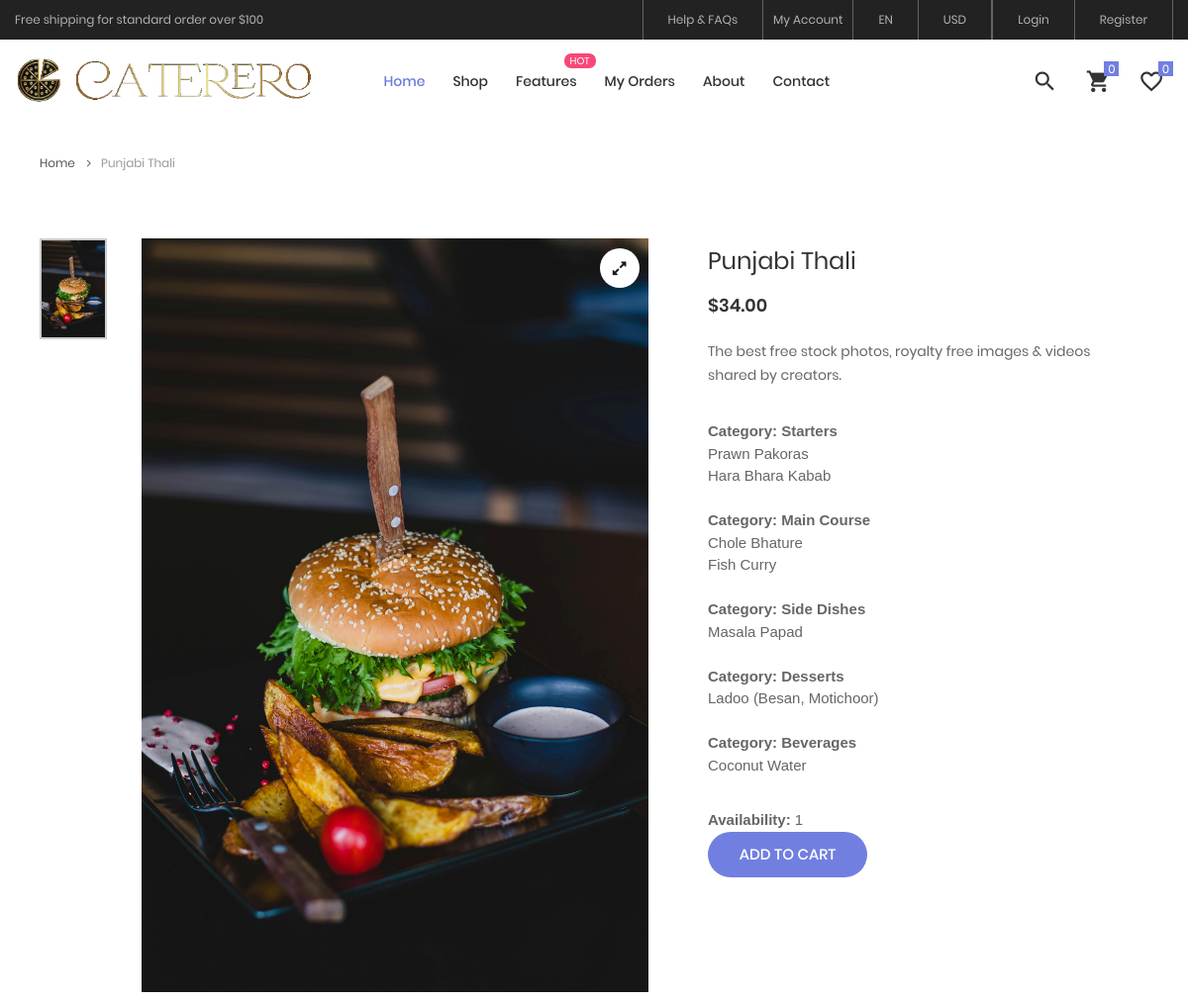
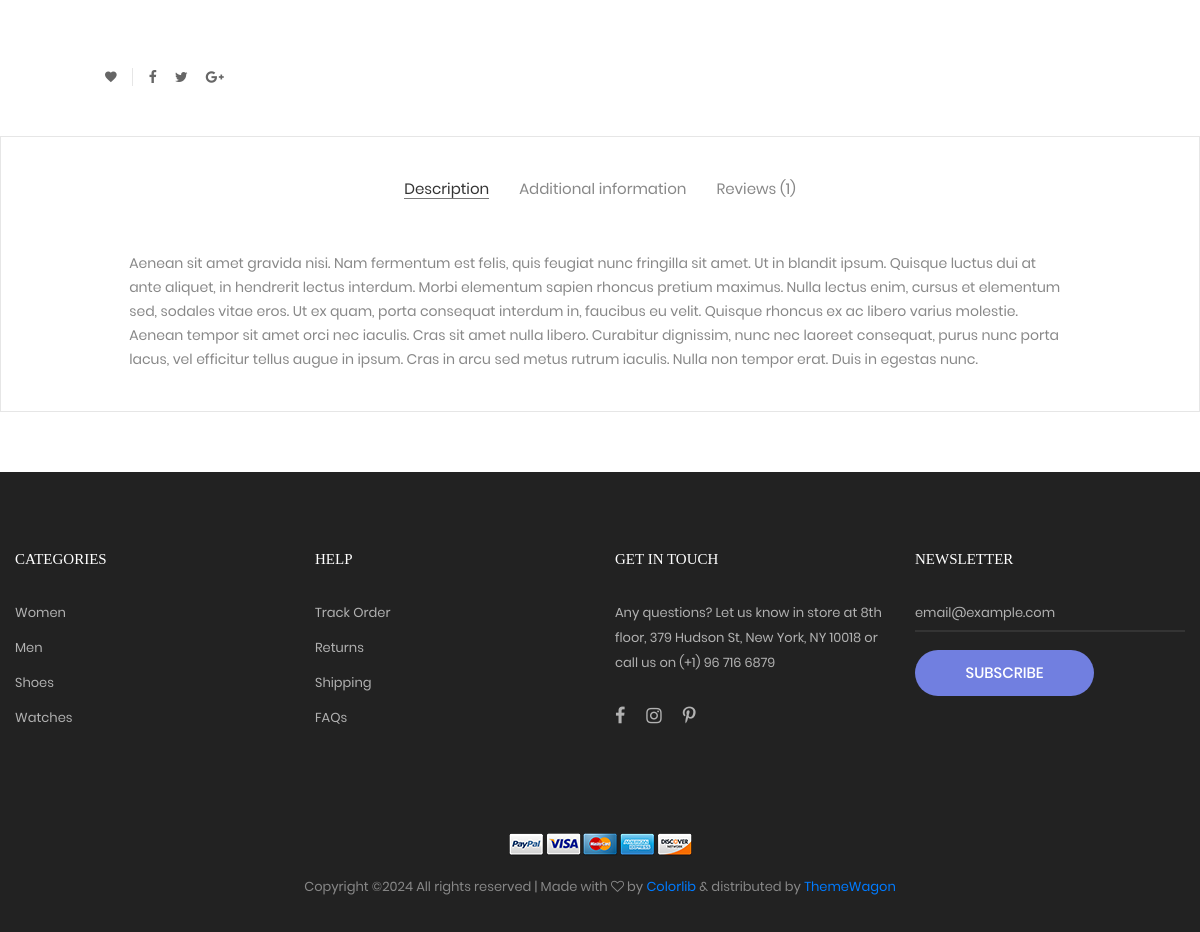
Page /package_details.php?id=3 on the committed database (2 pictures, top to bottom).
### tables this page shows
CREATE TABLE `package` (
  `id` int(11) NOT NULL,
  `name` varchar(255) NOT NULL,
  `category` enum('Standard','Premium','Basic','Deluxe') NOT NULL,
  `cuisine` enum('Indian','Chinese','Italian','Mexican','Thai') NOT NULL,
  `price` decimal(10,2) NOT NULL,
  `description` text DEFAULT NULL,
  `image` varchar(255) DEFAULT NULL,
  `items` longtext DEFAULT NULL CHECK (json_valid(`items`)),
  `availability` tinyint(1) DEFAULT 1
);

### adminback.php (called while the page is built, shortened)
<?php
class  adminback
{
    public $connection;
    function __construct()
    {
        $dbhost = "localhost";
        $dbuser = "root";
        $dbpass = "";
        $dbname = "ecommerce";
        $this->connection = mysqli_connect($dbhost, $dbuser, $dbpass, $dbname);
    }
    public function getItemsByIds($ids)
    {
        $query = "SELECT Name, CategoryID FROM items WHERE Id IN ($ids)";
        return mysqli_query($this->connection, $query);
    }
    public function getCategoriess()
    {
        $query = "SELECT * FROM catagory";
        return mysqli_query($this->connection, $query);
    }
    public function display_packageByID($id)
    {
        $query = "SELECT * FROM Package WHERE id = ?";
        $stmt = $this->connection->prepare($query);
        $stmt->bind_param("i", $id);
        $stmt->execute();
        $result = $stmt->get_result();
        if ($result) {
            return $result->fetch_assoc();
        } else {
            return false;
        }
    }
}

### package_details.php (the view, shortened to what this page needs)
<?php
include 'adminback.php';
$admin = new adminback();
if (isset($_GET['id'])) {
	$id = $_GET['id'];
	$package = $admin->display_packageByID($id);
} else {
	echo "Package ID not specified!";
	exit;
}
?>
<!DOCTYPE html>
<html lang="en">
<head>
	<?php include 'head_style.php'  ?>
</head>
<body class="animsition">
	<?php include 'head.php'  ?>
	<div class="container">
		<div class="bread-crumb flex-w p-l-25 p-r-15 p-t-30 p-lr-0-lg">
			<a href="index.php" class="stext-109 cl8 hov-cl1 trans-04">
				Home
				<i class="fa fa-angle-right m-l-9 m-r-10" aria-hidden="true"></i>
			</a>
			<span class="stext-109 cl4">
				<?php echo $package['name']; ?>
			</span>
		</div>
	</div>
	<section class="sec-product-detail bg0 p-t-65 p-b-60">
		<div class="container">
			<div class="row">
				<div class="col-md-6 col-lg-7 p-b-30">
					<div class="p-l-25 p-r-30 p-lr-0-lg">
						<div class="wrap-slick3 flex-sb flex-w">
							<div class="wrap-slick3-dots"></div>
							<div class="slick3 gallery-lb">
								<div class="item-slick3" data-thumb="images/<?php echo $package['image']; ?>">
									<div class="wrap-pic-w pos-relative">
										<img src="images/<?php echo $package['image']; ?>" style="width:100%;">
										<a class="flex-c-m size-108 how-pos1 bor0 fs-16 cl10 bg0 hov-btn3 trans-04" href="images/product-detail-01.jpg">
											<i class="fa fa-expand"></i>
										</a>
									</div>
								</div>
							</div>
						</div>
					</div>
				</div>
				<div class="col-md-6 col-lg-5 p-b-30">
					<div class="p-r-50 p-t-5 p-lr-0-lg">
						<h4 class="mtext-105 cl2 js-name-detail p-b-14">
							<?php echo $package['name']; ?>
						</h4>
						<span class="mtext-106 cl2">
							$<?php echo $package['price']; ?>
						</span>
						<p class="stext-102 cl3 p-t-23">
							<?php echo $package['description']; ?>
						</p>
						<div class="p-t-33">
							<?php
							$items = json_decode($package['items'], true);
							if (json_last_error() !== JSON_ERROR_NONE) {
								echo 'JSON Error: ' . json_last_error_msg();
							} elseif (is_array($items) && !empty($items)) {
								$categories = $admin->getCategoriess();
								$categoryMap = [];
								while ($category = mysqli_fetch_assoc($categories)) {
									$categoryMap[$category['id']] = $category['name'];
								}
								$output = [];
								foreach ($items as $categoryId => $itemIds) {
									if (isset($categoryMap[$categoryId])) {
										$ids = implode(',', array_map('intval', $itemIds));
										$result = $admin->getItemsByIds($ids);
										$itemNames = [];
										while ($item = mysqli_fetch_assoc($result)) {
											$itemNames[] = $item['Name'];
										}
										if (!empty($itemNames)) {
											$output[] = "<b>Category: " . $categoryMap[$categoryId] . "</b><ul><li>" . implode('</li><li>', $itemNames) . "</li></ul>";
										}
									}
								}
								if (!empty($output)) {
									echo implode('<br>', $output);
								} else {
									echo "No items found for this package.";
								}
							} else {
								echo "Invalid JSON data or empty items.";
							}
							?>
						</div>
						<div class="p-t-33">
							<p><strong>Availability:</strong> <?php echo $package['availability']; ?></p>
						</div>
						<form method="POST" action="">
							<button type="submit" name="add_to_cart" class="flex-c-m stext-101 cl0 size-101 bg1 bor1 hov-btn1 p-lr-15 trans-04 js-addcart-detail">
								Add to Cart
							</button>
						</form>
					</div>
				</div>
				<div class="flex-w flex-m p-l-100 p-t-40 respon7">
					<div class="flex-m bor9 p-r-10 m-r-11">
						<a href="#" class="fs-14 cl3 hov-cl1 trans-04 lh-10 p-lr-5 p-tb-2 js-addwish-detail tooltip100" data-tooltip="Add to Wishlist">
							<i class="zmdi zmdi-favorite"></i>
						</a>
					</div>
					<a href="#" class="fs-14 cl3 hov-cl1 trans-04 lh-10 p-lr-5 p-tb-2 m-r-8 tooltip100" data-tooltip="Facebook">
						<i class="fa fa-facebook"></i>
					</a>
					<a href="#" class="fs-14 cl3 hov-cl1 trans-04 lh-10 p-lr-5 p-tb-2 m-r-8 tooltip100" data-tooltip="Twitter">
						<i class="fa fa-twitter"></i>
					</a>
					<a href="#" class="fs-14 cl3 hov-cl1 trans-04 lh-10 p-lr-5 p-tb-2 m-r-8 tooltip100" data-tooltip="Google Plus">
						<i class="fa fa-google-plus"></i>
					</a>
				</div>
			</div>
		</div>
		<div class="bor10 m-t-50 p-t-43 p-b-40">
			<div class="tab01">
				<ul class="nav nav-tabs" role="tablist">
					<li class="nav-item p-b-10">
						<a class="nav-link active" data-toggle="tab" href="#description" role="tab">Description</a>
					</li>
					<li class="nav-item p-b-10">
						<a class="nav-link" data-toggle="tab" href="#information" role="tab">Additional information</a>
					</li>
					<li class="nav-item p-b-10">
						<a class="nav-link" data-toggle="tab" href="#reviews" role="tab">Reviews (1)</a>
					</li>
				</ul>
				<div class="tab-content p-t-43">
					<div class="tab-pane fade show active" id="description" role="tabpanel">
						<div class="how-pos2 p-lr-15-md">
							<p class="stext-102 cl6">
								Aenean sit amet gravida nisi. Nam fermentum est felis, quis feugiat nunc fringilla sit amet. Ut in blandit ipsum. Quisque luctus dui at ante aliquet, in hendrerit lectus interdum. Morbi elementum sapien rhoncus pretium maximus. Nulla lectus enim, cursus et elementum sed, sodales vitae eros. Ut ex quam, porta consequat interdum in, faucibus eu velit. Quisque rhoncus ex ac libero varius molestie. Aenean tempor sit amet orci nec iaculis. Cras sit amet nulla libero. Curabitur dignissim, nunc nec laoreet consequat, purus nunc porta lacus, vel efficitur tellus augue in ipsum. Cras in arcu sed metus rutrum iaculis. Nulla non tempor erat. Duis in egestas nunc.
							</p>
						</div>
					</div>
				</div>
			</div>
		</div>
	</section>
	<?php
	include 'footer.php'
	?>
</body>
</html>

### head_style.php (shortened to what this page needs)
<link rel="stylesheet" type="text/css" href="vendor/bootstrap/css/bootstrap.min.css">
<link rel="stylesheet" type="text/css" href="fonts/font-awesome-4.7.0/css/font-awesome.min.css">
<link rel="stylesheet" type="text/css" href="fonts/iconic/css/material-design-iconic-font.min.css">
<link rel="stylesheet" type="text/css" href="fonts/linearicons-v1.0.0/icon-font.min.css">
<link rel="stylesheet" type="text/css" href="vendor/animate/animate.css">
<link rel="stylesheet" type="text/css" href="vendor/css-hamburgers/hamburgers.min.css">
<link rel="stylesheet" type="text/css" href="vendor/animsition/css/animsition.min.css">
<link rel="stylesheet" type="text/css" href="vendor/select2/select2.min.css">
<link rel="stylesheet" type="text/css" href="vendor/daterangepicker/daterangepicker.css">
<link rel="stylesheet" type="text/css" href="vendor/slick/slick.css">
<link rel="stylesheet" type="text/css" href="vendor/MagnificPopup/magnific-popup.css">
<link rel="stylesheet" type="text/css" href="vendor/perfect-scrollbar/perfect-scrollbar.css">
<link rel="stylesheet" type="text/css" href="css/util.css">
<link rel="stylesheet" type="text/css" href="css/main.css">

### head.php (shortened to what this page needs)
<?php
$count =0;
?>
<header class="header-v4">
	<div class="container-menu-desktop">
		<div class="top-bar">
			<div class="content-topbar flex-sb-m h-full container">
				<div class="left-top-bar">
					Free shipping for standard order over $100
				</div>
				<div class="right-top-bar flex-w h-full">
					<a href="#" class="flex-c-m trans-04 p-lr-25">
						Help & FAQs
					</a>
					<?php if (isset($_SESSION['email']) && !empty($_SESSION['email'])): ?>
						<a href="profile.php" class="flex-c-m p-lr-10 trans-04">
							My Account
						</a>
					<?php else: ?>
						<a href="login/login.php" class="flex-c-m p-lr-10 trans-04">
							My Account
						</a>
					<?php endif; ?>
					<a href="#" class="flex-c-m trans-04 p-lr-25">
						EN
					</a>
					<a href="#" class="flex-c-m trans-04 p-lr-25">
						USD
					</a>
					<div class="right-top-bar flex-w h-full">
					<?php if (isset($_SESSION['email']) && !empty($_SESSION['email'])){
					 ?>
						<a href="login/logout.php" class="flex-c-m trans-04 p-lr-25">
							Logout
						</a>
					<?php }else{?>
						<a href="login/login.php" class="flex-c-m trans-04 p-lr-25">
							Login
						</a>
						<a href="login/register.php" class="flex-c-m trans-04 p-lr-25">
							Register
						</a>
					<?php } ?>
				</div>
				</div>
			</div>
		</div>
		<div class="wrap-menu-desktop">
			<nav class="limiter-menu-desktop container">
				<a href="#" class="logo">
					<img src="images/file.png" alt="IMG-LOGO">
				</a>
				<div class="menu-desktop">
					<ul class="main-menu">
						<li class="active-menu">
							<a href="index.html">Home</a>
						</li>
						<li>
							<a href="product.html">Shop</a>
						</li>
						<li class="label1" data-label1="hot">
							<a href="shoping-cart.html">Features</a>
						</li>
						<li>
							<a href="myorders.php">My Orders</a>
						</li>
						<li>
							<a href="about.html">About</a>
						</li>
						<li>
							<a href="contact.html">Contact</a>
						</li>
					</ul>
				</div>
				<div class="wrap-icon-header flex-w flex-r-m">
					<div class="icon-header-item cl2 hov-cl1 trans-04 p-l-22 p-r-11 js-show-modal-search">
						<i class="zmdi zmdi-search"></i>
					</div>
					<div class="icon-header-item cl2 hov-cl1 trans-04 p-l-22 p-r-11 icon-header-noti js-show-cart" data-notify="<?php echo $count ?>">
						<i class="zmdi zmdi-shopping-cart"></i>
					</div>
					<a href="orders.php" class="dis-block icon-header-item cl2 hov-cl1 trans-04 p-l-22 p-r-11 icon-header-noti" data-notify="0">
						<i class="zmdi zmdi-favorite-outline"></i>
					</a>
				</div>
			</nav>
		</div>
	</div>
</header>

### footer.php (shortened to what this page needs)
	<footer class="bg3 p-t-75 p-b-32">
		<div class="container">
			<div class="row">
				<div class="col-sm-6 col-lg-3 p-b-50">
					<h4 class="stext-301 cl0 p-b-30">
						Categories
					</h4>
					<ul>
						<li class="p-b-10">
							<a href="#" class="stext-107 cl7 hov-cl1 trans-04">
								Women
							</a>
						</li>
						<li class="p-b-10">
							<a href="#" class="stext-107 cl7 hov-cl1 trans-04">
								Men
							</a>
						</li>
						<li class="p-b-10">
							<a href="#" class="stext-107 cl7 hov-cl1 trans-04">
								Shoes
							</a>
						</li>
						<li class="p-b-10">
							<a href="#" class="stext-107 cl7 hov-cl1 trans-04">
								Watches
							</a>
						</li>
					</ul>
				</div>
				<div class="col-sm-6 col-lg-3 p-b-50">
					<h4 class="stext-301 cl0 p-b-30">
						Help
					</h4>
					<ul>
						<li class="p-b-10">
							<a href="#" class="stext-107 cl7 hov-cl1 trans-04">
								Track Order
							</a>
						</li>
						<li class="p-b-10">
							<a href="#" class="stext-107 cl7 hov-cl1 trans-04">
								Returns
							</a>
						</li>
						<li class="p-b-10">
							<a href="#" class="stext-107 cl7 hov-cl1 trans-04">
								Shipping
							</a>
						</li>
						<li class="p-b-10">
							<a href="#" class="stext-107 cl7 hov-cl1 trans-04">
								FAQs
							</a>
						</li>
					</ul>
				</div>
				<div class="col-sm-6 col-lg-3 p-b-50">
					<h4 class="stext-301 cl0 p-b-30">
						GET IN TOUCH
					</h4>
					<p class="stext-107 cl7 size-201">
						Any questions? Let us know in store at 8th floor, 379 Hudson St, New York, NY 10018 or call us on (+1) 96 716 6879
					</p>
					<div class="p-t-27">
						<a href="#" class="fs-18 cl7 hov-cl1 trans-04 m-r-16">
							<i class="fa fa-facebook"></i>
						</a>
						<a href="#" class="fs-18 cl7 hov-cl1 trans-04 m-r-16">
							<i class="fa fa-instagram"></i>
						</a>
						<a href="#" class="fs-18 cl7 hov-cl1 trans-04 m-r-16">
							<i class="fa fa-pinterest-p"></i>
						</a>
					</div>
				</div>
				<div class="col-sm-6 col-lg-3 p-b-50">
					<h4 class="stext-301 cl0 p-b-30">
						Newsletter
					</h4>
					<form>
						<div class="wrap-input1 w-full p-b-4">
							<input class="input1 bg-none plh1 stext-107 cl7" type="text" name="email" placeholder="email@example.com">
						</div>
						<div class="p-t-18">
							<button class="flex-c-m stext-101 cl0 size-103 bg1 bor1 hov-btn2 p-lr-15 trans-04">
								Subscribe
							</button>
						</div>
					</form>
				</div>
			</div>
			<div class="p-t-40">
				<div class="flex-c-m flex-w p-b-18">
					<a href="#" class="m-all-1">
						<img src="images/icons/icon-pay-01.png" alt="ICON-PAY">
					</a>
					<a href="#" class="m-all-1">
						<img src="images/icons/icon-pay-02.png" alt="ICON-PAY">
					</a>
					<a href="#" class="m-all-1">
						<img src="images/icons/icon-pay-03.png" alt="ICON-PAY">
					</a>
					<a href="#" class="m-all-1">
						<img src="images/icons/icon-pay-04.png" alt="ICON-PAY">
					</a>
					<a href="#" class="m-all-1">
						<img src="images/icons/icon-pay-05.png" alt="ICON-PAY">
					</a>
				</div>
				<p class="stext-107 cl6 txt-center">
Copyright &copy;<script>document.write(new Date().getFullYear());</script> All rights reserved | Made with <i class="fa fa-heart-o" aria-hidden="true"></i> by <a href="https://colorlib.com" target="_blank">Colorlib</a> &amp; distributed by <a href="https://themewagon.com" target="_blank">ThemeWagon</a>
				</p>
			</div>
		</div>
	</footer>

### rows in the picture
package: name "Punjabi Thali", image (picture), price "34.00", description "The best free stock photos, royalty free images & videos shared by creators.", availability "1"

### other values in the picture
$categoryMap[$categoryId] "Starters Main Course Side Dishes Desserts Beverages"
implode('</li><li>', $itemNames) "Prawn Pakoras Hara Bhara Kabab Chole Bhature Fish Curry Masala Papad Ladoo (Besan, Motichoor) Coconut Water"
